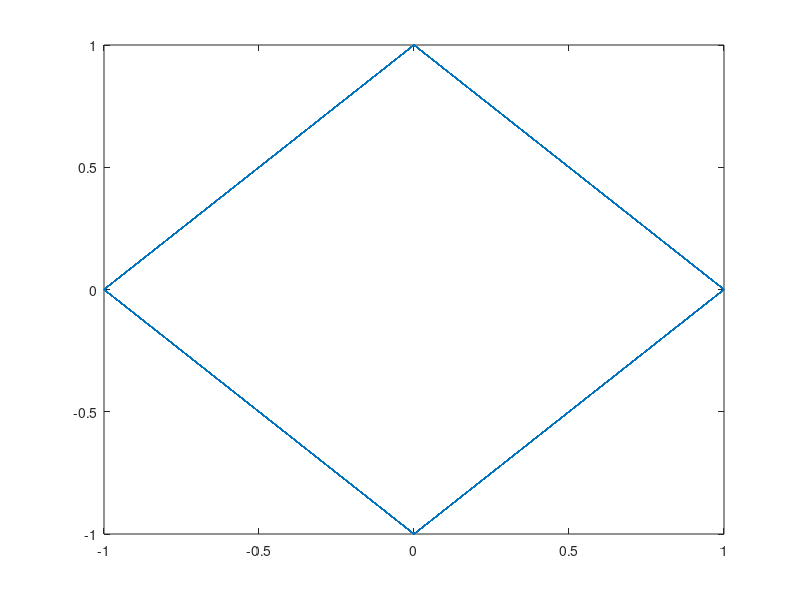

MATLAB code to generate this figure: (Note: this script raises an error after producing the figure.)
%% Golay Sequence Test

%% Init
clear; close all; clc;

%% Golay Sequence
Ga_128 = [+1, +1, -1, -1, -1, -1, -1, -1, -1, +1, -1, +1, +1, -1, -1, +1, +1, +1, -1, -1, +1, +1, +1, +1, -1, +1, -1, +1, -1, +1, +1, -1, -1, -1, +1, +1, +1, +1, +1, +1, +1, -1, +1, -1, -1, +1, +1, -1, +1, +1, -1, -1, +1, +1, +1, +1, -1, +1, -1, +1, -1, +1, +1, -1, +1, +1, -1, -1, -1, -1, -1, -1, -1, +1, -1, +1, +1, -1, -1, +1, +1, +1, -1, -1, +1, +1, +1, +1, -1, +1, -1, +1, -1, +1, +1, -1, +1, +1, -1, -1, -1, -1, -1, -1, -1, +1, -1, +1, +1, -1, -1, +1, -1, -1, +1, +1, -1, -1, -1, -1, +1, -1, +1, -1, +1, -1, -1, +1];
Gb_128 = [-1, -1, +1, +1, +1, +1, +1, +1, +1, -1, +1, -1, -1, +1, +1, -1, -1, -1, +1, +1, -1, -1, -1, -1, +1, -1, +1, -1, +1, -1, -1, +1, +1, +1, -1, -1, -1, -1, -1, -1, -1, +1, -1, +1, +1, -1, -1, +1, -1, -1, +1, +1, -1, -1, -1, -1, +1, -1, +1, -1, +1, -1, -1, +1, +1, +1, -1, -1, -1, -1, -1, -1, -1, +1, -1, +1, +1, -1, -1, +1, +1, +1, -1, -1, +1, +1, +1, +1, -1, +1, -1, +1, -1, +1, +1, -1, +1, +1, -1, -1, -1, -1, -1, -1, -1, +1, -1, +1, +1, -1, -1, +1, -1, -1, +1, +1, -1, -1, -1, -1, +1, -1, +1, -1, +1, -1, -1, +1];
D_128  = [ 1,  8,  2,  4, 16, 32, 64];
W_128  = [-1, -1, -1, -1, +1, -1, -1];

Ga_64  = [-1, -1, +1, -1, +1, -1, -1, -1, +1, +1, -1, +1, +1, -1, -1, -1, -1, -1, +1, -1, +1, -1, -1, -1, -1, -1, +1, -1, -1, +1, +1, +1, -1, -1, +1, -1, +1, -1, -1, -1, +1, +1, -1, +1, +1, -1, -1, -1, +1, +1, -1, +1, -1, +1, +1, +1, +1, +1, -1, +1, +1, -1, -1, -1];
Gb_64  = [+1, +1, -1, +1, -1, +1, +1, +1, -1, -1, +1, -1, -1, +1, +1, +1, +1, +1, -1, +1, -1, +1, +1, +1, +1, +1, -1, +1, +1, -1, -1, -1, -1, -1, +1, -1, +1, -1, -1, -1, +1, +1, -1, +1, +1, -1, -1, -1, +1, +1, -1, +1, -1, +1, +1, +1, +1, +1, -1, +1, +1, -1, -1, -1];
D_64   = [ 2,  1,  4,  8, 16, 32];
W_64   = [ 1,  1, -1, -1,  1, -1];

Ga_32  = [+1, +1, +1, +1, +1, -1, +1, -1, -1, -1, +1, +1, +1, -1, -1, +1, +1, +1, -1, -1, +1, -1, -1, +1, -1, -1, -1, -1, +1, -1, +1, -1];
Gb_32  = [-1, -1, -1, -1, -1, +1, -1, +1, +1, +1, -1, -1, -1, +1, +1, -1, +1, +1, -1, -1, +1, -1, -1, +1, -1, -1, -1, -1, +1, -1, +1, -1];
D_32   = [ 1,  4,  8,  2, 16];
W_32   = [-1,  1, -1,  1, -1];

Gu_512 = cat(2, -Gb_128, -Ga_128, Gb_128, -Ga_128);
Gv_512 = cat(2, -Gb_128, Ga_128, -Gb_128, -Ga_128);

Gv_128 = Gv_512(1:1:128);

Gu_512_note = [-2, -1, 2, -1];
Gv_512_note = [-2, 1, -2, -1];

Gv_128_note = Gv_512_note(1);

%From 802.11ad - Can Reconstruct Ga and Gb
%A0 (n)= delta(n)
%B0 (n)= delta(n)
%Ak (n) = W_k*A_{k?1}(n) + B_{k?1}(n ? D_k)
%Bk (n) = W_k*A_{k?1}(n) ? B_{k?1}(n ? D_k)
%k Note that Ak (n), Bk (n) are zero for n < 0 and for n?2 .

%Ga_128(n)=A_7(128-n)
%Gb_128(n)=B_7(128-n)
%Ga_64(n)=A_6(64-n)
%Gb_64(n)=B_6(64-n)
%Ga_32(n)=A_5(32-n)
%Gb_32(n)=B_5(32-n) 

%% Timing Parms
Tc = 1; % This is a fake Ts (not the one used in 802.11ad)

%% Golay Waveform
nSC_STFRep = 0:1:(16*128-1);
nSC_STFNeg = (16*128):1:(17*128-1);

nCTRL_STFRep = 0:1:(48*128-1);
nCTRL_STFNeg = (48*128):1:(49*128-1);
nCTRL_STFFin = (49*128):1:(50*128-1);

%Complex Baseband Preamble Signal
xSC_STF   = cat(2, Ga_128(mod(nSC_STFRep, 128)+1), -Ga_128(mod(nSC_STFNeg, 128)+1)); %+1 is for matlab
xCTRL_STF = cat(2, Gb_128(mod(nCTRL_STFRep, 128)+1), -Gb_128(mod(nCTRL_STFNeg, 128)+1), -Ga_128(mod(nCTRL_STFFin, 128)+1)); %+1 is for matlab
xSC_CEF   = cat(2, Gu_512, Gv_512, Gv_128);
xCTRL_CEF = xSC_CEF;
xSC_PRE   = cat(2, xSC_STF, xSC_CEF);
xCTRL_PRE = cat(2, xCTRL_STF, xCTRL_CEF);

xSC_STF   = transpose(xSC_STF);
xCTRL_STF = transpose(xCTRL_STF);
xSC_CEF   = transpose(xSC_CEF);
xCTRL_CEF = transpose(xCTRL_CEF);
xSC_PRE   = transpose(xSC_PRE);
xCTRL_PRE = transpose(xCTRL_PRE);

cef_note  = cat(2, Gu_512_note, Gv_512_note, Gv_128_note);

simX.time = [];
simX.signals.values = xCTRL_PRE;
simX.signals.dimensions = 1;

rSC_STF   = cat(2, Ga_128(mod(nSC_STFRep, 128)+1).*exp(j*pi*nSC_STFRep/2), -Ga_128(mod(nSC_STFNeg, 128)+1).*exp(j*pi*nSC_STFNeg/2)); %+1 is for matlab
rSC_STF = transpose(rSC_STF);
rSC_STF_I = real(xSC_STF);
rSC_STF_Q = imag(xSC_STF);

tol = 15;
cbTol = 5;

figure;
plot(rSC_STF);


%% Generate Sequence
D = D_128;
W = W_128;

c = golayGen(W, D, 128);
disp(mat2str(c(1,:)));
disp(mat2str(c(2,:)));

%% Test Correlation

input = xSC_PRE;
input = transpose(input);
%input = genA;
input = cat(2, zeros(1, 1000), input);
input = cat(2, input, zeros(1, 1000));

D = D_128;
W = W_128;

c = golayCorrelate(input, W, D);

figure
subplot(2, 1, 1);
plot(c(1, :));
a1 = gca;
title('Ca');
xlabel('Sample');
ylabel('Correlator Output');
subplot(2, 1, 2);
plot(c(2, :));
a2 = gca;
title('Cb');
xlabel('Sample');
ylabel('Correlator Output');

%match axes
if(a1.YLim(2) - a1.YLim(1) > a2.YLim(2) - a2.YLim(1))
    a2.YLim = a1.YLim;
else
    a1.YLim = a2.YLim;
end

figure
plot(c(1, :));
hold all;
plot(c(2, :));
title('Correlators Superimposed');
xlabel('Sample');
ylabel('Correlator Output');
legend('Ca', 'Cb');

%% Test summation of a and b correlations
Ca = golayCorrelate(cat(2, Ga_128, zeros(1, 128)), W_128, D_128);
Ca = Ca(1, :);
Cb = golayCorrelate(cat(2, Gb_128, zeros(1, 128)), W_128, D_128);
Cb = Cb(2, :);

S = Ca+Cb;

figure
subplot(3, 1, 1);
plot(Ca);
title('Ca');
xlabel('Sample');
ylabel('Correlator Output');
subplot(3, 1, 2);
plot(Cb);
title('Cb');
xlabel('Sample');
ylabel('Correlator Output');
subplot(3, 1, 3);
plot(S);
title('Ca+Cb');
xlabel('Sample');
ylabel('Correlator Output');

fftS = fft(S);
figure
subplot(2, 1, 1)
plot(abs(fftS))
title('Frequency Response of Perfect Channel (From Ca+Cb)')
ylabel('Magnitude')
subplot(2, 1, 2)
plot(atan(imag(fftS)./real(fftS)));
ylabel('Phase')

%% Test filtered summation of a and b correlations
h = [0.25, 0.25, 0.25, 0, 0, 0, 0, 0];
ffth = fft(h, 1000);
figure
subplot(2, 1, 1)
plot(abs(ffth))
[y,x] = freqz(h, 1000, 'whole');
subplot(2, 1, 2)
plot(x, abs(y))


fa = conv(cat(2, Ga_128, zeros(1, 128)), h);
fb = conv(cat(2, Gb_128, zeros(1, 128)), h);

Ca = golayCorrelate(fa, W_128, D_128);
Ca = Ca(1, :);
Cb = golayCorrelate(fb, W_128, D_128);
Cb = Cb(2, :);

S = Ca+Cb;

figure
subplot(3, 1, 1);
plot(Ca);
title('Ca');
xlabel('Sample');
ylabel('Correlator Output');
subplot(3, 1, 2);
plot(Cb);
title('Cb');
xlabel('Sample');
ylabel('Correlator Output');
subplot(3, 1, 3);
plot(S);
title('Ca+Cb');
xlabel('Sample');
ylabel('Correlator Output');

fftS = fft(S);
figure
subplot(2, 1, 1)
plot(abs(fftS))
title('Frequency Response of Filtering Channel (From Ca+Cb)')
ylabel('Magnitude')
subplot(2, 1, 2)
plot(atan(imag(fftS)./real(fftS)));
ylabel('Phase')

figure
subplot(2, 1, 1)
plot(abs(ffth))
title('Freq Response Channel')
ylabel('Magnitude')
subplot(2, 1, 2)
plot(abs(fftS))
title('Calulated Freq Response')
ylabel('Magnitude')